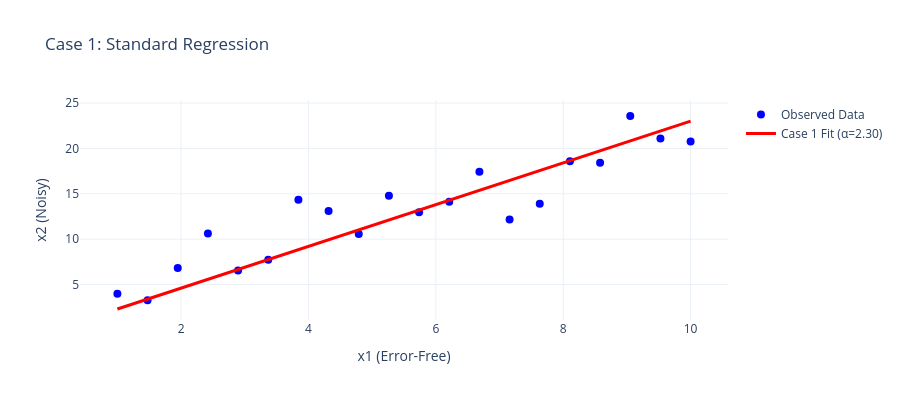

Source (notebook cell):
### Markdown cell above
## Task 1: The Standard Regression Model (Case 1)

In Case 1, we assume $x_1$ is error-free, and $x_2 = \alpha x_1 + e$. 

If the error $e$ follows a standard Normal distribution $\mathcal{N}(0, 1)$, the Maximum Likelihood Estimation (MLE) simplifies to minimizing the sum of squared errors. 

Once we find the optimal slope $\hat{\alpha}$, we can decompose our data $X$ into the estimated truth $\hat{M}$ and estimated uncertainty $\hat{U}$:
$$\hat{M} = \begin{pmatrix} x_1^1 & \hat{\alpha}x_1^1 \\ \vdots & \vdots \\ x_1^n & \hat{\alpha}x_1^n \end{pmatrix}, \quad \hat{U} = \begin{pmatrix} 0 & \hat{e}^1 \\ \vdots & \vdots \\ 0 & \hat{e}^n \end{pmatrix}$$

**Your Goal:**
1. Complete the Negative Log-Likelihood (NLL) function for Case 1.
2. Use `scipy.optimize.minimize` to estimate the slope $\hat{\alpha}$.
3. Construct the matrices $\hat{M}$ and $\hat{U}$.

### Code cell
import numpy as np
import plotly.graph_objects as go
import scipy.optimize as optimize

# Generate Synthetic Data (Error only in x2)
np.random.seed(42)
n_samples = 20
x1_obs = np.linspace(1, 10, n_samples)
true_alpha = 2.5
x2_obs = true_alpha * x1_obs + np.random.normal(0, 3.0, n_samples)


# 1. NLL for Case 1
def nll_case1(alpha_guess):
    x2_pred = alpha_guess[0] * x1_obs
    e = x2_obs - x2_pred
    return np.sum(e**2)


# 2. Minimize to find alpha_hat
result_case1 = optimize.minimize(nll_case1, x0=[1.0], method="Nelder-Mead")
alpha_hat = result_case1.x[0]

# 3. Construct M_hat and U_hat matrices
x2_pred = alpha_hat * x1_obs
e_hat = x2_obs - x2_pred

M_hat = np.column_stack((x1_obs, x2_pred))
U_hat = np.column_stack((np.zeros_like(x1_obs), e_hat))

print("--- Task 1 Solution (Case 1) ---")
print(f"True Alpha:      {true_alpha}")
print(f"Estimated Alpha: {alpha_hat:.4f}")
print(f"\nFirst 3 rows of M_hat:\n{M_hat[:3]}")
print(f"\nFirst 3 rows of U_hat:\n{U_hat[:3]}")

# Plotting the Fit
fig = go.Figure()
fig.add_trace(
    go.Scatter(
        x=x1_obs,
        y=x2_obs,
        mode="markers",
        name="Observed Data",
        marker=dict(color="blue", size=8),
    )
)
fig.add_trace(
    go.Scatter(
        x=x1_obs,
        y=x2_pred,
        mode="lines",
        name=f"Case 1 Fit (α={alpha_hat:.2f})",
        line=dict(color="red", width=3),
    )
)
fig.update_layout(
    title="Case 1: Standard Regression",
    xaxis_title="x1 (Error-Free)",
    yaxis_title="x2 (Noisy)",
    template="plotly_white",
    height=400,
)
fig.show()

### Figure 1 — Plotly figure (JSON) as saved in the notebook; plotly's stock layout.template omitted (floating-point values rounded to 4 significant figures)
{"data": [{"marker": {"color": "blue", "size": 8}, "mode": "markers", "name": "Observed Data", "type": "scatter", "x": [1.0, 1.474, 1.947, 2.421, 2.895, 3.368, 3.842, 4.316, 4.789, 5.263, 5.737, 6.211, 6.684, 7.158, 7.632, 8.105, 8.579, 9.053, 9.526, 10.0], "y": [3.99, 3.269, 6.811, 10.62, 6.534, 7.719, 14.34, 13.09, 10.57, 14.79, 12.95, 14.13, 17.44, 12.15, 13.9, 18.58, 18.41, 23.57, 21.09, 20.76]}, {"line": {"color": "red", "width": 3}, "mode": "lines", "name": "Case 1 Fit (α=2.30)", "type": "scatter", "x": [1.0, 1.474, 1.947, 2.421, 2.895, 3.368, 3.842, 4.316, 4.789, 5.263, 5.737, 6.211, 6.684, 7.158, 7.632, 8.105, 8.579, 9.053, 9.526, 10.0], "y": [2.3, 3.39, 4.48, 5.569, 6.659, 7.748, 8.838, 9.928, 11.02, 12.11, 13.2, 14.29, 15.38, 16.47, 17.55, 18.64, 19.73, 20.82, 21.91, 23.0]}], "layout": {"height": 400, "title": {"text": "Case 1: Standard Regression"}, "xaxis": {"title": {"text": "x1 (Error-Free)"}}, "yaxis": {"title": {"text": "x2 (Noisy)"}}}}
